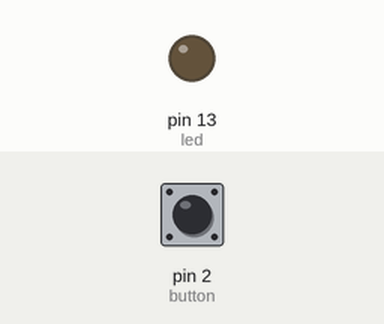
Simulated run of this sketch. Board: Arduino Mega 2560, built with avr-gcc and run on an emulated ATmega2560. Parts: output pins drawn as LEDs (lit = HIGH). The inputs (shaded band) are chosen by the test bench; at power-on: pin 2 (button) LOW. Random numbers use the default seed unless the sketch sets one; what the sketch prints to the serial monitor is not drawn.

Above: at 0.1 s.
At 6.6 s:
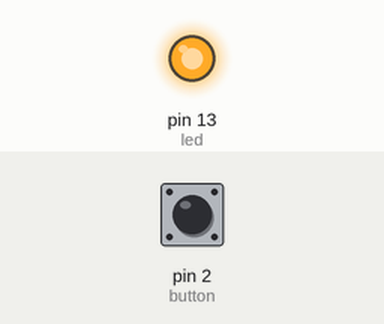
6.7 s: pin 2 (button) pulled HIGH for 0.2 s
Timing chart, 0 to 9.7 s (numbered marks = the images above; inputs shaded):
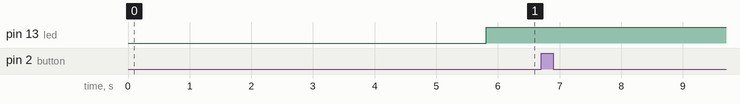

The sketch:

reactionTime.ino
```cpp
 /*
 reactionTime
 Frank Olson
 v.1
 15 October 2014
 Arduino Mega 2560 v3
 Last Update: 15 October 2014

 This Program is for Lab 5 of EE 426. This program will time a users
 reaction time to a light and speaker going off using a button, a switch,
 a speaker, an led, and seven segment displays.

 */

 // setup pins
 int button = 2;
 int led = 13;

 // initialize variable
 int buttonState = 0;
 int startTime;
 int duration;

 void setup(){
   // set pin modes
   pinMode(button, INPUT);
   pinMode(led, OUTPUT);

   // initialize serial;
   Serial.begin(9600);

 }

 void loop(){


   // intial delay between 1-7 seconds
   delay(random(1000,7000));

   // grab system time
   startTime = millis();

   // turn on led
   digitalWrite(led, HIGH);

   // wait for user reaction
   while(!buttonState){
     buttonState = digitalRead(button);
   }

   // after user input get response time
   duration = millis() - startTime;

   // print time
   Serial.println(duration);

   // give user time to see result, 10 seconds
   delay(10000);

   // turn led off and get ready for next round
   digitalWrite(led, LOW);

 }
```

Measured:
- after the input at 6.7 s, every drawn part: stays the same
